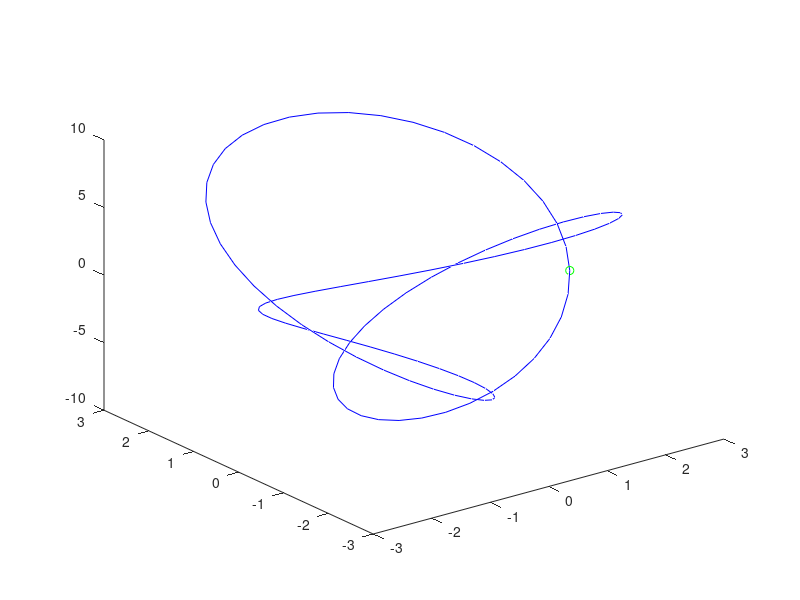

Here is the MATLAB script that generated this plot:
% Represent the same on a tennis ball can be generated by the following
% parametric relations:
%   /
%  |   x = a*cos(t+pi/4)-b*cos(3*(t+pi/4))
%  |                                      ,a = 1, b = 2, c = 4ab,
%  |                                             t ∈ [0,2*pi]
%  |   y = a*sin(t+pi/4)-b*sin(3*(t+pi/4))
%  |   z = c*sin(2*t);
%   \

t = linspace(0, 2 * pi, 100);
a = 1;
b = 2;
c = 4 * a * b;

x = a * cos(t+ pi/4) - b * cos(3 * (t + pi/4));
y = a * sin(t+ pi/4) - b * sin(3 * (t + pi/4));
z = c * sin(2 * t);

for i=1:length(t)
    plot3(x, y, z, 'b');
    hold on
    plot3(x(i), y(i), z(i), 'og');
    hold off
    drawnow
end
